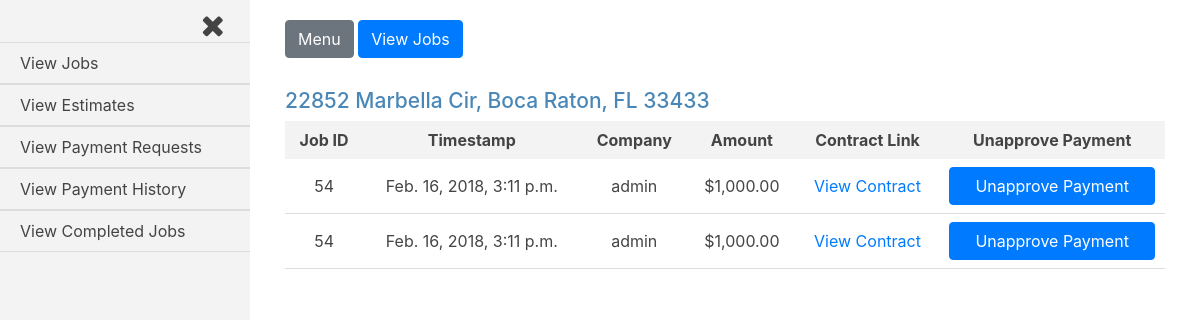
/payment_requests/approved_payments (signed in), run on the app's committed database.
### jobs/models.py (models this page shows, shortened)
class House(models.Model):
    address = models.CharField(max_length=250)
    companies = models.ManyToManyField(settings.AUTH_USER_MODEL, through='Current_Worker')
    proposed_jobs = models.BooleanField(default=False)
    pending_payments = models.BooleanField(default=False)
    payment_history = models.BooleanField(default=False)
    completed_jobs = models.BooleanField(default=False)
    def __str__(self):
        return self.address

class Request_Payment(models.Model):
    job = models.ForeignKey(Job, on_delete=models.CASCADE)
    submit_date = models.DateTimeField(auto_now_add=True, blank=True)
    approved_date = models.DateTimeField(auto_now_add=True, blank=True)
    house = models.ForeignKey(House, on_delete=models.CASCADE)
    amount = models.DecimalField(max_digits=8, decimal_places=2, default=0.00)
    approved = models.BooleanField(default=False)

class Job(models.Model):
    house = models.ForeignKey(House, on_delete=models.CASCADE)
    company = models.ForeignKey(settings.AUTH_USER_MODEL, on_delete=models.CASCADE)
    start_amount = models.DecimalField(max_digits=8, decimal_places=2, default=0.00)
    start_date = models.DateTimeField(auto_now_add=True, blank=True)
    total_paid = models.DecimalField(max_digits=8, decimal_places=2, default=0.00)
    approved = models.BooleanField(default=False)
    def generate_filename(self, filename):
        file_path = 'uploads/{}/{}'.format(str(self.house.address), str(filename))
        return file_path
    document_link = models.FileField(upload_to=generate_filename)
    balance_amount = models.DecimalField(max_digits=8, decimal_places=2, default=0.00)

### payment_requests/views.py (the view)
@login_required
def approved_payments(request):
    current_user = request.user
    if current_user.is_active and current_user.is_staff:
        houses = House.objects.filter(payment_history=True)
        payments = Request_Payment.objects.filter(approved=True)
        form = Approve_Payment()
        template = loader.get_template('payment_requests/approved_payments.html')
        context = {
            'houses': houses,
            'payments': payments,
            'current_user': current_user,
            'form': form,
        }
        if request.method == 'POST':
            form = Approve_Payment(request.POST)
            if form.is_valid():
                p_id = int(request.POST.get('p_id'))
                job_id = int(request.POST.get('job_id'))
                address = str(request.POST.get('job_house'))
                house = House.objects.filter(address=address)
                payment = Request_Payment.objects.filter(id=p_id)
                request_amount = payment[0].amount
                job = Job.objects.filter(id=job_id)
                total_paid = job[0].total_paid
                new_total_paid = total_paid - request_amount
                job.update(total_paid=new_total_paid)
                payment.update(approved=False)
                house.update(pending_payments=True)
                job.update(balance_amount=job[0].balance)
                if job[0].balance_amount > 0:
                    house.update(completed_jobs=False)
                """if there are no more approved payments for a house,
                set payment_history=False for that specific house
                AND if the job now has a balance greater than zero when the
                payment is unapproved, set current=True in jobs_current_worker
                """
                flags = [
                            Request_Payment.objects.filter(house=house[0], approved=True),
                            Job.objects.filter(company=job[0].company, house=job[0].house, balance_amount__gt=0),
                        ]
                if not flags[0]:
                    house.update(pending_payments=True, payment_history=False)
                if flags[1]:
                    worker = Current_Worker.objects.filter(company=job[0].company, house=job[0].house)
                    worker.update(current=True)
        else:
            form = Approve_Payment()
        return HttpResponse(template.render(context, request))
    else:
        return HttpResponseRedirect('/accounts/login')

### payment_requests/forms.py
class Approve_Payment(ModelForm, forms.Form):
    class Meta:
        model = Request_Payment
        exclude = ['job', 'amount', 'approved', 'house']
        widgets = {
        }
        labels = {
        }

### payment_requests/templates/payment_requests/approved_payments.html (shortened to what this page needs)
{% extends 'base_login_admin.html' %}
{% load humanize %}
{% load static %}
{% block content %}
{% for house in houses %}
<div class="job-container">
  <div class="house">
    <h3 class="house-address">{{house.address}}</h3>
  </div>
  <table class="job-summary">
    <tr class="job-headings">
      <th>Job ID</th>
      <th>Timestamp</th>
      <th>Company</th>
      <th>Amount</th>
      <th>Contract Link</th>
      {% if request.user.is_superuser %}
      <th>Unapprove Payment</th>
      {% endif %}
    </tr>
    {% for p in payments %}
      {% if p.job.house.address == house.address %}
    <tr class="job-info">
      <td>{{p.job.id}}</td>
      <td>{{p.job.start_date}}</td>
      <td>{{p.job.company}}</td>
      <td>${{p.amount|intcomma}}</td>
      <td><a href="{{p.job.document_link.url}}">View Contract</a></td>
      {% if request.user.is_superuser %}
      <td>
        <form class="unapprove-payment-form" action="" method="post">
          <input class="btn btn-primary unapprove-payment" type="submit" value="Unapprove Payment">
        </form>
      </td>
      {% endif %}
    </tr>
      {% endif %}
    {% endfor %}
  </table>
</div>
{% endfor %}
{% endblock content %}

### static/logged-in.css (style rules this page uses)
body { overflow-x: hidden; color: #444; }
body .job-info td:last-child input[type="submit"] { margin-bottom: 0; }
.job-container { overflow-x: auto; margin-top: 25px; }
.job-container h3 { font-size: 21px; color: #4A87B6; }
.job-headings { background-color: #f3f3f3; }
.job-headings th { padding: 7px 10px; }
.job-summary { width: 100%; min-width: 475px; max-width: 970px; text-align: center; }
.job-summary td { padding: 8px 10px; }
.job-info { border-bottom: 1px solid #ddd; }
form select, form input { margin-bottom: 20px; }
form input { width: 100%; background-color: transparent; border: 1px solid #ddd; padding: 10px; border-radius: 3px; }
form input[type="submit"] { display: block; }

### data on the page
House: address "22852 Marbella Cir, Boca Raton, FL 33433"
Request_Payment: job.id "54", job.start_date "Feb. 16, 2018, 3:11 p.m.", job.company "admin", amount "1,000.00"
Request_Payment: job.id "54", job.start_date "Feb. 16, 2018, 3:11 p.m.", job.company "admin", amount "1,000.00"
